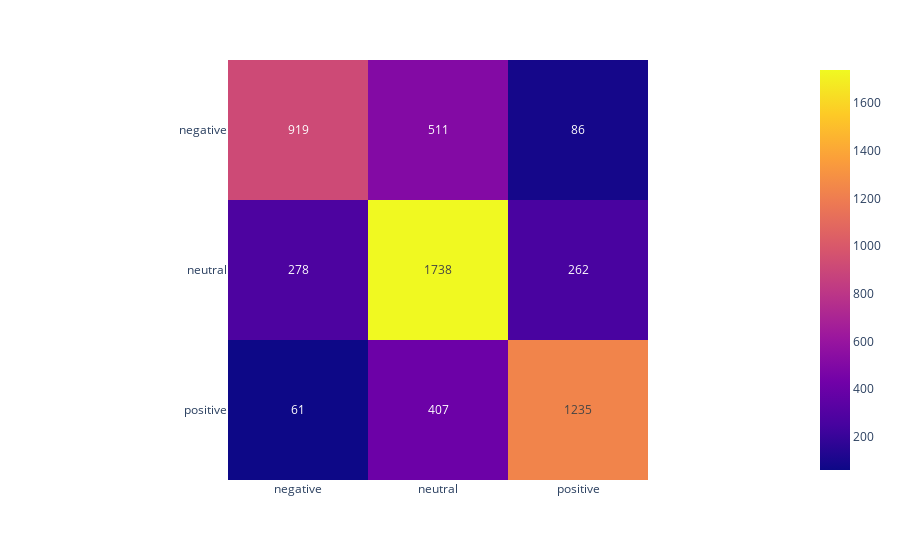

Notebook code cell kept with this figure:
### Code cell
px.imshow(
    svc_cm,
    x=["negative", "neutral", "positive"],
    y=["negative", "neutral", "positive"],
    text_auto=True,
)

### Figure 1 — Plotly figure (JSON) as saved in the notebook; plotly's stock layout.template omitted (floating-point values rounded to 4 significant figures)
{"data": [{"coloraxis": "coloraxis", "hovertemplate": "x: %{x}<br>y: %{y}<br>color: %{z}<extra></extra>", "name": "0", "texttemplate": "%{z}", "type": "heatmap", "x": ["negative", "neutral", "positive"], "xaxis": "x", "y": ["negative", "neutral", "positive"], "yaxis": "y", "z": [[919, 511, 86], [278, 1738, 262], [61, 407, 1235]]}], "layout": {"coloraxis": {"colorscale": [[0, "#0d0887"], [0.1111, "#46039f"], [0.2222, "#7201a8"], [0.3333, "#9c179e"], [0.4444, "#bd3786"], [0.5556, "#d8576b"], [0.6667, "#ed7953"], [0.7778, "#fb9f3a"], [0.8889, "#fdca26"], [1, "#f0f921"]]}, "margin": {"t": 60}, "xaxis": {"anchor": "y", "constrain": "domain", "domain": [0, 1], "scaleanchor": "y"}, "yaxis": {"anchor": "x", "autorange": "reversed", "constrain": "domain", "domain": [0, 1]}}}
